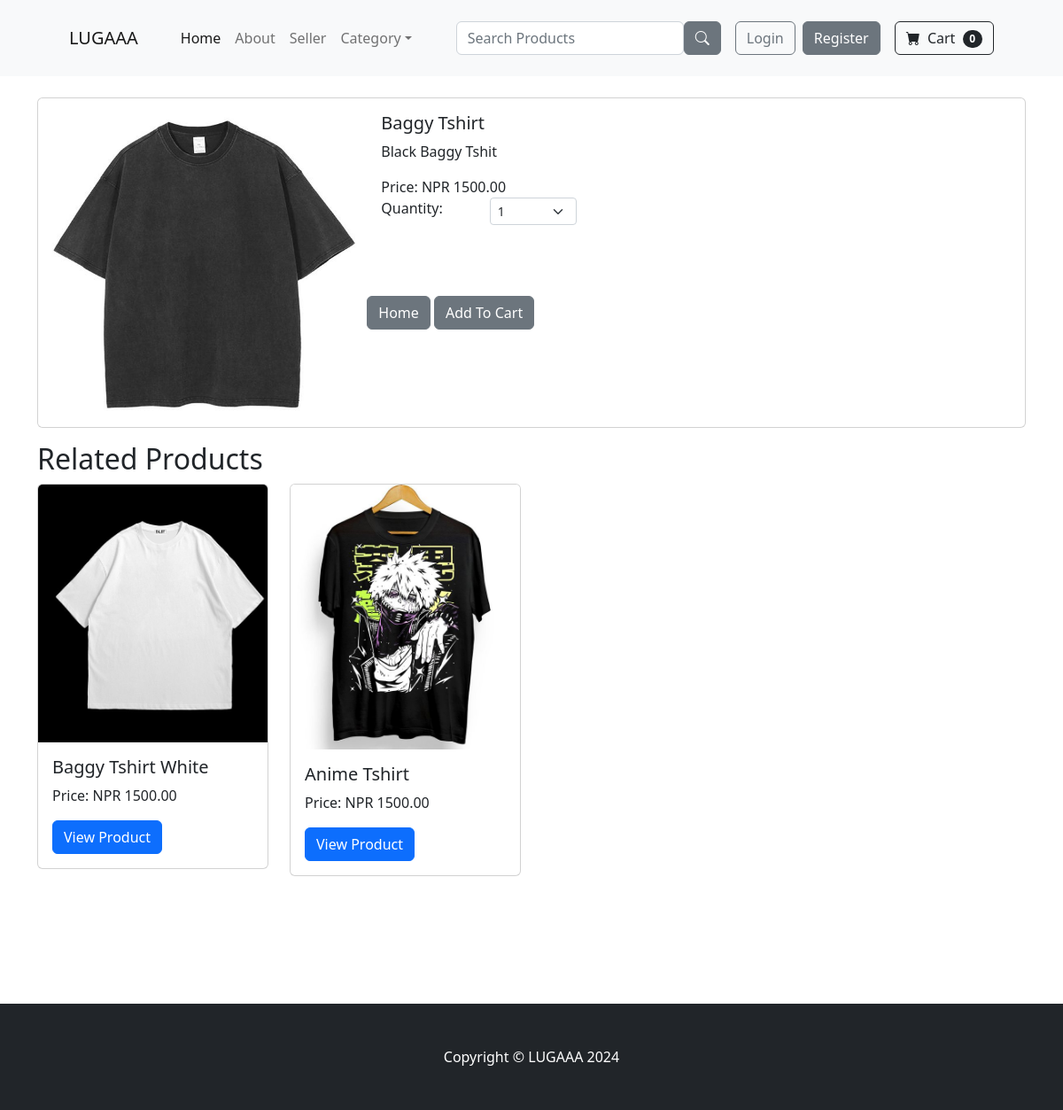
Screenshot of /product/10 with the database file from the repository.
### store/models.py (models this page shows, shortened)
class Product(models.Model):
    name =  models.CharField(max_length=100)
    price =  models.DecimalField(default=0, decimal_places=2, max_digits = 8)
    category =  models.ForeignKey(Category, on_delete=models.CASCADE, null=True, blank=True)
    description =  models.CharField(max_length=250, default='', blank = True, null=True)
    image = models.ImageField(upload_to='uploads/product/')
    is_sale = models.BooleanField(default= False)
    sale_price = models.DecimalField(default=0, decimal_places=2, max_digits = 8, null=True)
    in_stock =  models.PositiveIntegerField(default=1)

### store/views.py (the view)
# urls.py: path('product/<int:pk>', views.product, name='product'),#urlpatterns for product page
def product(request, pk):
    product = Product.objects.get(id = pk)
    categories = Category.objects.all()
    related_products = Product.objects.filter(category=product.category).exclude(id=product.id)[:4]
    return render(request, 'product.html', {'product': product,'related_product': related_products })

### admin_dashboard/context_processor.py (called while the page is built)
def order_notify(request):
    order = Order.objects.filter(status = 'Pending').count()
    return  {'notification_count': order}

def cancel_notify(request):
    cancel = CancellationOrder.objects.filter(mark_as_read = False).count()
    return {'cancel_count': cancel}

### cart/cart.py (called while the page is built)
    def __len__(self):
        return len(self.cart)

### cart/context_processor.py (called while the page is built)
def cart(request):
    return {'cart': Cart(request)}

### store/context_processor.py (called while the page is built)
def user_order_notify(request):
    user = request.user.pk
    order = Order.objects.filter(user = user, status = 'Pending').count()
    return  {'user_order_count': order}

### store/templates/product.html (shortened to what this page needs)
{% extends 'base.html' %}
{% block content %}
<div class="container">
    <div class="card mb-3">
        <div class="row g-0">
            <div class="col-md-4">
                <img src="{{ product.image.url }}" class="img-fluid rounded-start" alt="{{ product.name }}">
            </div>
            <div class="col-md-8">
                <div class="card-body">
                    <h5 class="card-title">{{ product.name }}</h5>
                    <p class="card-text">{{ product.description }}</p>
                    {% if product.is_sale %}
                        <span class="text-muted text-decoration-line-through">Npr {{ product.price }}</span><br>
                        Npr {{ product.sale_price }}
                    {% else %}
                        Price: NPR {{ product.price }}
                    {% endif %}
                    <div class="row justify-content">
                        <div class="col-md-2">Quantity: </div>
                        <div class="col-md-2">
                            <select class="form-select form-select-sm" id="qty-cart">
                                <option value="1">1</option>
                            </select>
                        </div>
                    </div>
                </div>
                <br><br>
                <a href="{% url 'home' %}" class="btn btn-secondary">Home</a>
                <button class="btn btn-secondary" value="{{ product.id }}" id="add-cart">Add To Cart</button>
            </div>
        </div>
    </div>
    <div class="related-products">
        <h2>Related Products</h2>
        <div class="row">
            {% for pro in related_product %}
                <div class="col-md-3">
                    <div class="card mb-4">
                        <img src="{{ pro.image.url }}" class="card-img-top" alt="{{ pro.name }}">
                        <div class="card-body">
                            <h5 class="card-title">{{ pro.name }}</h5>
                            <p class="card-text">Price: NPR {{ pro.price }}</p>
                            <a href="{% url 'product' pro.id %}" class="btn btn-primary">View Product</a>
                        </div>
                    </div>
                </div>
            {% empty %}
                <p>No related products found.</p>
            {% endfor %}
        </div>
    </div>
</div>
{% endblock %}

### rows the page displays
Product: image (picture), name "Baggy Tshirt", description "Black Baggy Tshit", price "1500.00"
Product: image (picture), name "Baggy Tshirt White", price "1500.00"
Product: image (picture), name "Anime Tshirt", price "1500.00"

### other values shown
{{ cart|length }} "0"
